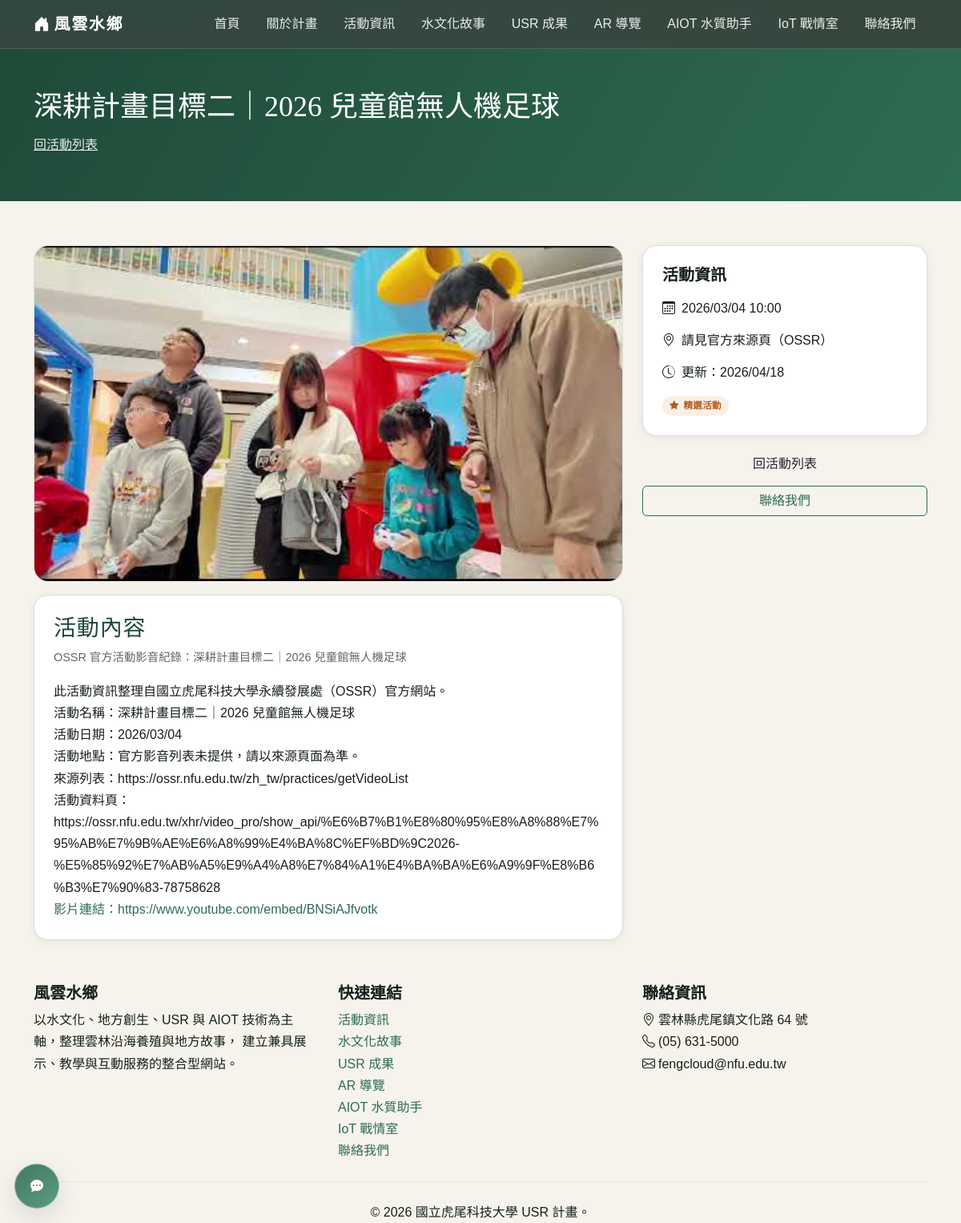
Page /events/ossr-20260304-6a82f6c2/ on the committed database.
### core/models.py (models this page shows, shortened)
class Event(models.Model):
    title = models.CharField("標題", max_length=200)
    slug = models.SlugField("網址代稱", unique=True, allow_unicode=True)
    short_description = models.CharField("簡短描述", max_length=300)
    description = models.TextField("詳細描述")
    date = models.DateTimeField("活動日期")
    location = models.CharField("地點", max_length=200)
    cover_image = models.ImageField("封面圖片", upload_to="events/", blank=True)
    is_featured = models.BooleanField("精選", default=False)
    created_at = models.DateTimeField("建立時間", auto_now_add=True)
    updated_at = models.DateTimeField("更新時間", auto_now=True)
    class Meta:
        ordering = ["-date"]
        verbose_name = "活動"
        verbose_name_plural = "活動"

### core/views.py (the view)
# urls.py: path("events/<slug:slug>/", views.event_detail_view, name="event_detail"),
def event_detail_view(request, slug):
    event = get_object_or_404(Event, slug=slug)
    return render(request, "core/event_detail.html", {"event": event})

### core/templates/core/event_detail.html (shortened to what this page needs)
{% extends "core/base.html" %}
{% block content %}
<section class="page-hero">
  <div class="container">
    <h1>{{ event.title }}</h1>
    <p>
      <a href="{% url 'events_list' %}" class="text-white text-decoration-underline">回活動列表</a>
    </p>
  </div>
</section>
<section class="section-block">
  <div class="container">
    <div class="row g-4">
      <div class="col-lg-8">
        {% if event.cover_image %}
        <img src="{{ event.cover_image.url }}" alt="{{ event.title }}" class="event-detail-cover mb-3">
        {% endif %}
        <div class="surface-card p-4">
          <h2 class="section-title fs-3 mb-2">活動內容</h2>
          <p class="text-meta mb-3">{{ event.short_description }}</p>
          <div class="event-content">{{ event.description|linebreaksbr|urlize }}</div>
        </div>
      </div>
      <div class="col-lg-4">
        <div class="surface-card p-4">
          <h5 class="fw-bold mb-3">活動資訊</h5>
          <ul class="meta-list">
            <li><i class="bi bi-calendar3 me-2"></i>{{ event.date|date:"Y/m/d H:i" }}</li>
            <li><i class="bi bi-geo-alt me-2"></i>{{ event.location }}</li>
            <li><i class="bi bi-clock-history me-2"></i>更新：{{ event.updated_at|date:"Y/m/d" }}</li>
            {% if event.is_featured %}
            <li><span class="badge-soft badge-soft--accent"><i class="bi bi-star-fill"></i>精選活動</span></li>
            {% endif %}
          </ul>
        </div>
        <div class="d-grid gap-2 mt-3">
          <a href="{% url 'events_list' %}" class="btn btn-brand">回活動列表</a>
          <a href="{% url 'contact' %}" class="btn btn-outline-brand">聯絡我們</a>
        </div>
      </div>
    </div>
  </div>
</section>
{% endblock %}

### static/css/style.css (style rules this page uses)
:root { --bg: #f6f3ed; --surface: #ffffff; --surface-soft: #f8faf7; --text: #17201b; --muted: #5d6762; --line: #d8e0dc; --brand-900: #1f4a39; --brand-700: #2e6b53; --brand-500: #3d8b6a; --brand-300: #9ec4b3; --accent-700: #b35b1e; --accent-500: #d77a30; --accent-100: #fde8d8; --shadow-sm: 0 2px 10px rgba(16, 26, 22, 0.08); --shadow-md: 0 10px 28px rgba(16, 26, 22, 0.12); --radius-sm: 10px; --radius-md: 18px; --radius-lg: 26px; }
*, *::before, *::after { box-sizing: border-box; }
html, body { margin: 0; padding: 0; overflow-x: hidden; }
body { font-family: "Noto Sans TC", sans-serif; color: var(--text); background: radial-gradient(1200px 500px at 8% -5%, rgba(61, 139, 106, 0.16), transparent 60%), radial-gradient(1000px 380px at 96% 0%, rgba(215, 122, 48, 0.12), transparent 58%), var(--bg); line-height: 1.7; }
img { max-width: 100%; }
a { color: var(--brand-700); text-decoration: none; }
.section-block { padding: 3.4rem 0; }
.section-title { margin: 0 0 0.7rem; font-family: "Noto Serif TC", serif; font-size: clamp(1.6rem, 2.5vw, 2.2rem); color: var(--brand-900); letter-spacing: 0.03em; }
.page-hero { background: linear-gradient(120deg, var(--brand-900), var(--brand-700)); color: #fff; padding: 3.2rem 0 2.6rem; }
.page-hero h1 { margin: 0; font-family: "Noto Serif TC", serif; font-size: clamp(1.8rem, 3vw, 2.4rem); }
.page-hero p { margin-top: 0.7rem; opacity: 0.88; }
.surface-card { background: var(--surface); border: 1px solid var(--line); border-radius: var(--radius-md); box-shadow: var(--shadow-sm); }
.badge-soft { display: inline-flex; align-items: center; gap: 0.35rem; border-radius: 999px; padding: 0.2rem 0.64rem; font-size: 0.76rem; font-weight: 700; }
.badge-soft--accent { background: var(--accent-100); color: var(--accent-700); }
.text-meta { color: var(--muted); font-size: 0.9rem; }
.event-detail-cover { width: 100%; max-height: 420px; object-fit: cover; border-radius: var(--radius-md); border: 1px solid var(--line); }
.meta-list { margin: 0; padding: 0; list-style: none; display: grid; gap: 0.8rem; }
.event-content { overflow-wrap: anywhere; word-break: break-word; }
.badge-soft { display:inline-flex; align-items:center; border-radius:999px; padding:0.2rem 0.56rem; font-size:0.72rem; font-weight:700; letter-spacing:0.03em; }
.badge-soft--accent { background:rgba(215,122,48,0.12); color:var(--accent-700); }
.btn-outline-brand { border:1.5px solid var(--brand-700); color:var(--brand-700); }

### rows in the picture
Event: title "深耕計畫目標二｜2026 兒童館無人機足球", cover_image (picture), short_description "OSSR 官方活動影音紀錄：深耕計畫目標二｜2026 兒童館無人機足球", description "此活動資訊整理自國立虎尾科技大學永續發展處（OSSR）官方網站。 活動名稱：深耕計畫目標二｜2026 兒童館無人機足球 活動日期：2026/03/04 活動地點：官方影音列表未提供，請以來源頁面為準。 來源列表：https://ossr.nfu.edu.tw/zh_tw/practices/getVideoList 活動資料頁：https://ossr.nfu.edu.tw/xhr/video_pro/show_api/%E6%B7%B1%E8%80%95%E8%A8%88%E7%95%AB%E7%9B%AE%E6%A8%99%E4%BA%8C%EF%BD%9C2026-%E5%85%92%E7%AB%A5%E9%A4%A8%E7%84%A1%E4%BA%BA%E6%A9%9F%E8%B6%B3%E7%90%83-78758628 影片連結：https://www.youtube.com/embed/BNSiAJfvotk", date "2026/03/04 10:00", location "請見官方來源頁（OSSR）", updated_at "2026/04/18"
